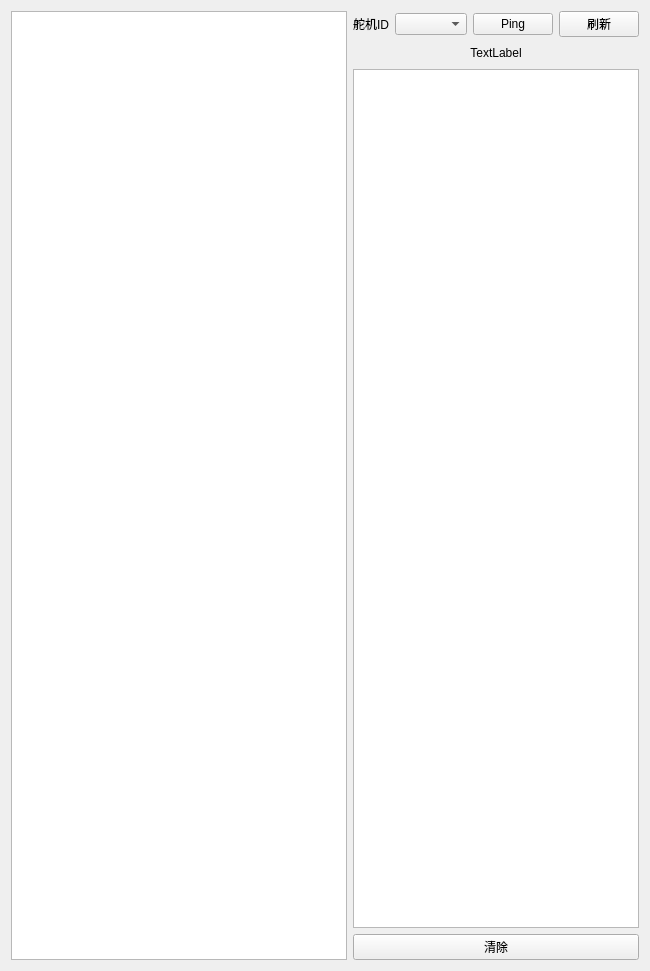
<?xml version="1.0" encoding="UTF-8"?>
<ui version="4.0">
 <class>ServoWidget</class>
 <widget class="QWidget" name="ServoWidget">
  <property name="geometry">
   <rect>
    <x>0</x>
    <y>0</y>
    <width>650</width>
    <height>971</height>
   </rect>
  </property>
  <property name="windowTitle">
   <string>ServoWidget</string>
  </property>
  <layout class="QHBoxLayout" name="horizontalLayout_3">
   <item>
    <widget class="QTableWidget" name="tableWidget_servo"/>
   </item>
   <item>
    <layout class="QVBoxLayout" name="verticalLayout_2">
     <item>
      <layout class="QHBoxLayout" name="horizontalLayout">
       <item>
        <widget class="QLabel" name="label">
         <property name="sizePolicy">
          <sizepolicy hsizetype="Maximum" vsizetype="Preferred">
           <horstretch>0</horstretch>
           <verstretch>0</verstretch>
          </sizepolicy>
         </property>
         <property name="text">
          <string>舵机ID</string>
         </property>
        </widget>
       </item>
       <item>
        <widget class="QComboBox" name="comboBox_servo"/>
       </item>
       <item>
        <widget class="QPushButton" name="pushButton_ping">
         <property name="sizePolicy">
          <sizepolicy hsizetype="Maximum" vsizetype="Fixed">
           <horstretch>0</horstretch>
           <verstretch>0</verstretch>
          </sizepolicy>
         </property>
         <property name="text">
          <string>Ping</string>
         </property>
        </widget>
       </item>
       <item>
        <widget class="QPushButton" name="pushButton_refresh">
         <property name="sizePolicy">
          <sizepolicy hsizetype="Maximum" vsizetype="Fixed">
           <horstretch>0</horstretch>
           <verstretch>0</verstretch>
          </sizepolicy>
         </property>
         <property name="text">
          <string>刷新</string>
         </property>
        </widget>
       </item>
      </layout>
     </item>
     <item>
      <layout class="QHBoxLayout" name="horizontalLayout_2" stretch="0,0,0">
       <item>
        <spacer name="horizontalSpacer">
         <property name="orientation">
          <enum>Qt::Horizontal</enum>
         </property>
         <property name="sizeType">
          <enum>QSizePolicy::Preferred</enum>
         </property>
         <property name="sizeHint" stdset="0">
          <size>
           <width>40</width>
           <height>20</height>
          </size>
         </property>
        </spacer>
       </item>
       <item>
        <widget class="QLabel" name="label_status">
         <property name="sizePolicy">
          <sizepolicy hsizetype="Maximum" vsizetype="Preferred">
           <horstretch>0</horstretch>
           <verstretch>0</verstretch>
          </sizepolicy>
         </property>
         <property name="text">
          <string>TextLabel</string>
         </property>
         <property name="alignment">
          <set>Qt::AlignCenter</set>
         </property>
        </widget>
       </item>
       <item>
        <spacer name="horizontalSpacer_2">
         <property name="orientation">
          <enum>Qt::Horizontal</enum>
         </property>
         <property name="sizeType">
          <enum>QSizePolicy::Preferred</enum>
         </property>
         <property name="sizeHint" stdset="0">
          <size>
           <width>40</width>
           <height>20</height>
          </size>
         </property>
        </spacer>
       </item>
      </layout>
     </item>
     <item>
      <widget class="QTextEdit" name="textEdit_info">
       <property name="sizePolicy">
        <sizepolicy hsizetype="Preferred" vsizetype="Expanding">
         <horstretch>0</horstretch>
         <verstretch>0</verstretch>
        </sizepolicy>
       </property>
      </widget>
     </item>
     <item>
      <widget class="QPushButton" name="pushButton_clear">
       <property name="text">
        <string>清除</string>
       </property>
      </widget>
     </item>
    </layout>
   </item>
  </layout>
 </widget>
 <resources/>
 <connections/>
</ui>
